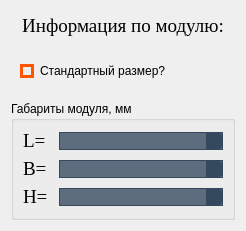
            <widget class="QWidget" name="module_widget" native="true">
             <layout class="QVBoxLayout" name="verticalLayout">
              <item>
               <widget class="QLabel" name="label_12">
                <property name="minimumSize">
                 <size>
                  <width>211</width>
                  <height>30</height>
                 </size>
                </property>
                <property name="maximumSize">
                 <size>
                  <width>16777215</width>
                  <height>30</height>
                 </size>
                </property>
                <property name="font">
                 <font>
                  <family>Times New Roman</family>
                  <pointsize>14</pointsize>
                  <weight>9</weight>
                  <italic>false</italic>
                  <bold>false</bold>
                 </font>
                </property>
                <property name="styleSheet">
                 <string notr="true">font: 75 14pt &quot;Times New Roman&quot;;</string>
                </property>
                <property name="text">
                 <string>Информация по модулю:</string>
                </property>
                <property name="alignment">
                 <set>Qt::AlignCenter</set>
                </property>
               </widget>
              </item>
              <item>
               <widget class="QWidget" name="widget_6" native="true">
                <layout class="QHBoxLayout" name="horizontalLayout_7">
                 <item>
                  <widget class="QCheckBox" name="is_it_standart_checkbox">
                   <property name="minimumSize">
                    <size>
                     <width>200</width>
                     <height>30</height>
                    </size>
                   </property>
                   <property name="toolTip">
                    <string>Имеет стандартный размер?</string>
                   </property>
                   <property name="styleSheet">
                    <string notr="true">QCheckBox{
font: 14pt &quot;Times New Roman&quot;;
color:black;
}
QCheckBox::indicator {
    border: 3px solid rgb(255, 85, 0);
}
QCheckBox::indicator:unchecked:pressed
{
background-color : green;
}
QCheckBox::indicator:checked {
    image: url(:/table/tables/dialog_ok_apply_icon.png);
	height: 12;
	width: 12;
	 border:1px solid rgb(255, 85, 0);
	background-color : white;
}</string>
                   </property>
                   <property name="text">
                    <string>Стандартный размер?</string>
                   </property>
                  </widget>
                 </item>
                 <item>
                  <widget class="QWidget" name="widget_4" native="true">
                   <layout class="QHBoxLayout" name="horizontalLayout_5">
                    <property name="leftMargin">
                     <number>0</number>
                    </property>
                    <property name="topMargin">
                     <number>0</number>
                    </property>
                    <property name="rightMargin">
                     <number>0</number>
                    </property>
                    <property name="bottomMargin">
                     <number>0</number>
                    </property>
                   </layout>
                  </widget>
                 </item>
                </layout>
               </widget>
              </item>
              <item>
               <widget class="QGroupBox" name="standart_gabarits_groupBox">
                <property name="styleSheet">
                 <string notr="true">font: 14pt &quot;Times New Roman&quot;;</string>
                </property>
                <property name="title">
                 <string>Габариты модуля, мм</string>
                </property>
                <layout class="QVBoxLayout" name="verticalLayout_5">
                 <item>
                  <widget class="QWidget" name="widget_2" native="true">
                   <layout class="QHBoxLayout" name="horizontalLayout_2">
                    <property name="leftMargin">
                     <number>0</number>
                    </property>
                    <property name="topMargin">
                     <number>0</number>
                    </property>
                    <property name="rightMargin">
                     <number>0</number>
                    </property>
                    <property name="bottomMargin">
                     <number>0</number>
                    </property>
                    <item>
                     <widget class="QLabel" name="label_7">
                      <property name="minimumSize">
                       <size>
                        <width>30</width>
                        <height>0</height>
                       </size>
                      </property>
                      <property name="maximumSize">
                       <size>
                        <width>30</width>
                        <height>30</height>
                       </size>
                      </property>
                      <property name="font">
                       <font>
                        <family>Times New Roman</family>
                        <pointsize>14</pointsize>
                        <weight>9</weight>
                        <italic>false</italic>
                        <bold>false</bold>
                       </font>
                      </property>
                      <property name="styleSheet">
                       <string notr="true">font: 75 14pt &quot;Times New Roman&quot;;</string>
                      </property>
                      <property name="text">
                       <string>L=</string>
                      </property>
                      <property name="alignment">
                       <set>Qt::AlignLeading|Qt::AlignLeft|Qt::AlignVCenter</set>
                      </property>
                     </widget>
                    </item>
                    <item>
                     <widget class="QComboBox" name="len_combobox">
                      <property name="minimumSize">
                       <size>
                        <width>70</width>
                        <height>0</height>
                       </size>
                      </property>
                      <property name="toolTip">
                       <string>Выберите длину модуля</string>
                      </property>
                      <property name="styleSheet">
                       <string notr="true">QComboBox {
    border: 1px solid #34495E;
    border-radius: 10px;
    font: 75 14pt &quot;Times New Roman&quot;;
    color: white;
    padding-left: 15px;    
    background-color: #5D6D7E;
}

QComboBox QAbstractItemView {
    border: 3px solid #34495E;
    selection-background-color: #2980B9;
    selection-color: white;
}

QComboBox:on { /* shift the text when the popup opens */
    padding-top: 3px;
    padding-left: 4px;
}

QComboBox::drop-down {
    subcontrol-origin: padding;
    subcontrol-position: top right;
    width: 15px;
    border-left-width: 1px;
    border-left-color: #34495E;
    border-left-style: solid; /* just a single line */
    border-top-right-radius: 3px; /* same radius as the QComboBox */
    border-bottom-right-radius: 3px;
    background-color: #34495E;
}

QComboBox::down-arrow {
    image: url(:/arrow/dop/arrow.png);  /* Замените на правильный путь к вашему изображению стрелки */
    height: 18px;
    width: 18px;
}

QComboBox::down-arrow:on { /* shift the arrow when popup is open */
    top: 1px;
    left: 1px;
}

QComboBox:editable {
    background-color: white;
}

QComboBox:!editable, QComboBox::drop-down:editable {
     background-color: #5D6D7E;
}

/* QComboBox gets the &quot;on&quot; state when the popup is open */
QComboBox:!editable:on, QComboBox::drop-down:editable:on {
    background-color: #5D6D7E;
}

QComboBox QAbstractItemView::item:hover {
    color: white;
    background-color: #2980B9;   /* Цвет фона элемента при наведении */
}

/* Цвет фона и текста выбранного элемента */
QComboBox QAbstractItemView::item:selected {
    color: white;
    background-color: #2980B9;
}

QComboBox:hover {
    background-color: #2980B9;
}</string>
                      </property>
                     </widget>
                    </item>
                   </layout>
                  </widget>
                 </item>
                 <item>
                  <widget class="QWidget" name="widget_3" native="true">
                   <layout class="QHBoxLayout" name="horizontalLayout_3">
                    <property name="leftMargin">
                     <number>0</number>
                    </property>
                    <property name="topMargin">
                     <number>0</number>
                    </property>
                    <property name="rightMargin">
                     <number>0</number>
                    </property>
                    <property name="bottomMargin">
                     <number>0</number>
                    </property>
                    <item>
                     <widget class="QLabel" name="label_8">
                      <property name="minimumSize">
                       <size>
                        <width>30</width>
                        <height>0</height>
                       </size>
                      </property>
                      <property name="maximumSize">
                       <size>
                        <width>30</width>
                        <height>30</height>
                       </size>
                      </property>
                      <property name="font">
                       <font>
                        <family>Times New Roman</family>
                        <pointsize>14</pointsize>
                        <weight>9</weight>
                        <italic>false</italic>
                        <bold>false</bold>
                       </font>
                      </property>
                      <property name="styleSheet">
                       <string notr="true">font: 75 14pt &quot;Times New Roman&quot;;</string>
                      </property>
                      <property name="text">
                       <string>B=</string>
                      </property>
                      <property name="alignment">
                       <set>Qt::AlignLeading|Qt::AlignLeft|Qt::AlignVCenter</set>
                      </property>
                     </widget>
                    </item>
                    <item>
                     <widget class="QComboBox" name="width_combobox">
                      <property name="minimumSize">
                       <size>
                        <width>70</width>
                        <height>0</height>
                       </size>
                      </property>
                      <property name="toolTip">
                       <string>Выберите ширину модуля</string>
                      </property>
                      <property name="styleSheet">
                       <string notr="true">QComboBox {
    border: 1px solid #34495E;
    border-radius: 10px;
    font: 75 14pt &quot;Times New Roman&quot;;
    color: white;
    padding-left: 15px;    
    background-color: #5D6D7E;
}
QComboBox QAbstractItemView {
    border: 3px solid #34495E;
    selection-background-color: #2980B9;
    selection-color: white;
}
QComboBox:on { /* shift the text when the popup opens */
    padding-top: 3px;
    padding-left: 4px;
}

QComboBox::drop-down {
    subcontrol-origin: padding;
    subcontrol-position: top right;
    width: 15px;
    border-left-width: 1px;
    border-left-color: #34495E;
    border-left-style: solid; /* just a single line */
    border-top-right-radius: 3px; /* same radius as the QComboBox */
    border-bottom-right-radius: 3px;
    background-color: #34495E;
}

QComboBox::down-arrow {
    image: url(:/arrow/dop/arrow.png);  /* Замените на правильный путь к вашему изображению стрелки */
    height: 18px;
    width: 18px;
}

QComboBox::down-arrow:on { /* shift the arrow when popup is open */
    top: 1px;
    left: 1px;
}

QComboBox:editable {
    background-color: white;
}

QComboBox:!editable, QComboBox::drop-down:editable {
     background-color: #5D6D7E;
}

/* QComboBox gets the &quot;on&quot; state when the popup is open */
QComboBox:!editable:on, QComboBox::drop-down:editable:on {
    background-color: #5D6D7E;
}

QComboBox QAbstractItemView::item:hover {
    color: white;
    background-color: #2980B9;   /* Цвет фона элемента при наведении */
}

/* Цвет фона и текста выбранного элемента */
QComboBox QAbstractItemView::item:selected {
    color: white;
    background-color: #2980B9;
}

QComboBox:hover {
    background-color: #2980B9;
}</string>
                      </property>
                     </widget>
                    </item>
                   </layout>
                  </widget>
                 </item>
                 <item>
                  <widget class="QWidget" name="widget" native="true">
                   <layout class="QHBoxLayout" name="horizontalLayout">
                    <property name="leftMargin">
                     <number>0</number>
                    </property>
                    <property name="topMargin">
                     <number>0</number>
                    </property>
                    <property name="rightMargin">
                     <number>0</number>
                    </property>
                    <property name="bottomMargin">
                     <number>0</number>
                    </property>
                    <item>
                     <widget class="QLabel" name="label_6">
                      <property name="minimumSize">
                       <size>
                        <width>30</width>
                        <height>0</height>
                       </size>
                      </property>
                      <property name="maximumSize">
                       <size>
                        <width>30</width>
                        <height>30</height>
                       </size>
                      </property>
                      <property name="font">
                       <font>
                        <family>Times New Roman</family>
                        <pointsize>14</pointsize>
                        <weight>9</weight>
                        <italic>false</italic>
                        <bold>false</bold>
                       </font>
                      </property>
                      <property name="styleSheet">
                       <string notr="true">font: 75 14pt &quot;Times New Roman&quot;;</string>
                      </property>
                      <property name="text">
                       <string>H=</string>
                      </property>
                      <property name="alignment">
                       <set>Qt::AlignLeading|Qt::AlignLeft|Qt::AlignVCenter</set>
                      </property>
                     </widget>
                    </item>
                    <item>
                     <widget class="QComboBox" name="height_combobox">
                      <property name="minimumSize">
                       <size>
                        <width>70</width>
                        <height>0</height>
                       </size>
                      </property>
                      <property name="toolTip">
                       <string>Выберите высоту модуля</string>
                      </property>
                      <property name="styleSheet">
                       <string notr="true">QComboBox {
    border: 1px solid #34495E;
    border-radius: 10px;
    font: 75 14pt &quot;Times New Roman&quot;;
    color: white;
    padding-left: 15px;    
    background-color: #5D6D7E;
}
QComboBox QAbstractItemView {
    border: 3px solid #34495E;
    selection-background-color: #2980B9;
    selection-color: white;
}
QComboBox:on { /* shift the text when the popup opens */
    padding-top: 3px;
    padding-left: 4px;
}

QComboBox::drop-down {
    subcontrol-origin: padding;
    subcontrol-position: top right;
    width: 15px;
    border-left-width: 1px;
    border-left-color: #34495E;
    border-left-style: solid; /* just a single line */
    border-top-right-radius: 3px; /* same radius as the QComboBox */
    border-bottom-right-radius: 3px;
    background-color: #34495E;
}

QComboBox::down-arrow {
    image: url(:/arrow/dop/arrow.png);  /* Замените на правильный путь к вашему изображению стрелки */
    height: 18px;
    width: 18px;
}

QComboBox::down-arrow:on { /* shift the arrow when popup is open */
    top: 1px;
    left: 1px;
}

QComboBox:editable {
    background-color: white;
}

QComboBox:!editable, QComboBox::drop-down:editable {
     background-color: #5D6D7E;
}

/* QComboBox gets the &quot;on&quot; state when the popup is open */
QComboBox:!editable:on, QComboBox::drop-down:editable:on {
    background-color: #5D6D7E;
}

QComboBox QAbstractItemView::item:hover {
    color: white;
    background-color: #2980B9;   /* Цвет фона элемента при наведении */
}

/* Цвет фона и текста выбранного элемента */
QComboBox QAbstractItemView::item:selected {
    color: white;
    background-color: #2980B9;
}

QComboBox:hover {
    background-color: #2980B9;
}</string>
                      </property>
                     </widget>
                    </item>
                   </layout>
                  </widget>
                 </item>
                </layout>
               </widget>
              </item>
             </layout>
            </widget>
